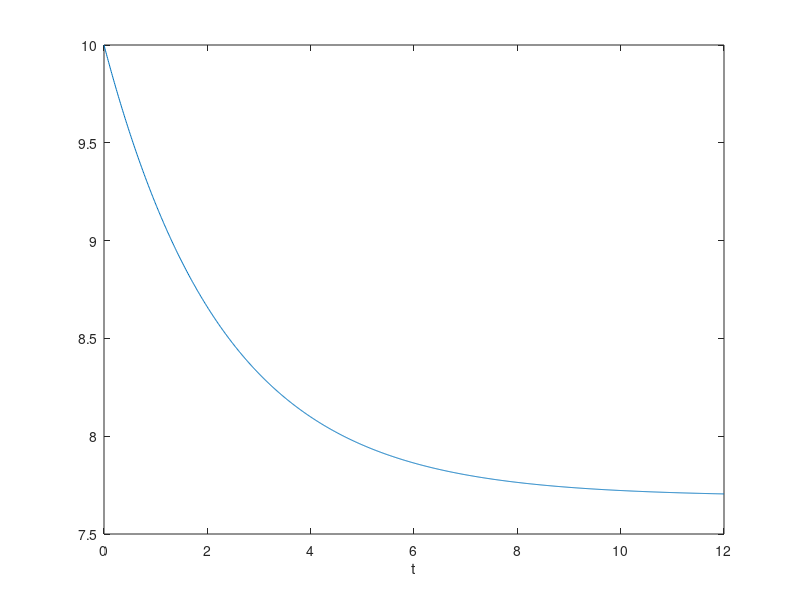

Reproduce this figure in MATLAB.
f=@(t,ca) (10/3)-(ca*(0.1+(1/3)));
c0=10;
t0=0;
h=0.01;
tn=12;
n=(tn-t0)/h;
c=zeros(1,n);
t=zeros(1,n);
c(1)=c0;
t(1)=t0;
for i=1:n
    cn=c0+(h*f(t0+(i*h),c0));
    c0=cn;
    t(i+1)=t0+i*h;
    c(i+1)=cn;
end
cn
plot(t,c)
xlabel("t")
ylabel("")